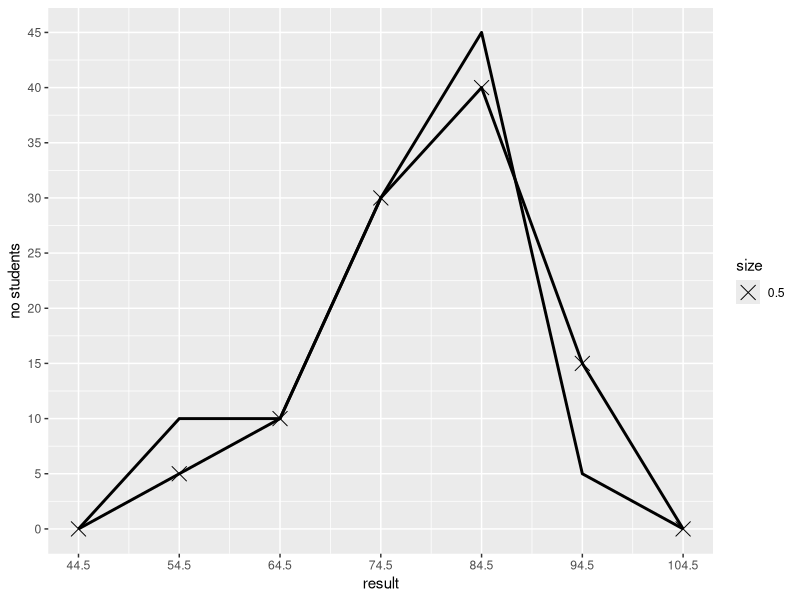

The R script that drew this image:
#page no: 60-61
library(ggplot2)
df<-data.frame(lbound=c(39.5,49.5,59.5,69.5,79.5,89.5,99.5),
               ubound=c(49.5,59.5,69.5,79.5,89.5,99.5,109.5),
               freq=c(0,5,10,30,40,15,0),
               cfreq=c(0,5,15,45,85,100,0))
View(df)
df$mid=(df$lbound+df$ubound)/2
df2=data.frame(lbound=c(39.5,49.5,59.5,69.5,79.5,89.5,99.5),
               ubound=c(49.5,59.5,69.5,79.5,89.5,99.5,109.5),
               freq=c(0,10,10,30,45,5,0),
               cfreq=c(0,10,20,50,95,100,0))
df2$mid=(df2$lbound+df2$ubound)/2
View(df2)
ggplot(df,aes(x=mid,y=freq))+
 geom_line(aes(x=mid,y=freq),size=1)+
  geom_line(data=df2,aes(x=mid,y=freq),size=1)+
  geom_point(aes(mid,size=0.5),shape=4)+
  scale_x_continuous(breaks=seq(44.5,104.5,10))+
  scale_y_continuous(breaks=seq(0,50,5))+
  xlab("result")+ylab("no students")
